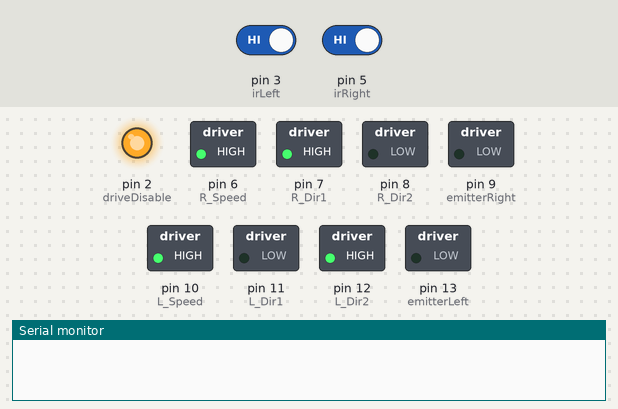
Recording of a sketch running on a simulated Arduino Uno, built with avr-gcc and run on an emulated ATmega328P. Shown: switched loads named in the sketch (green lamp = pin HIGH), output pins drawn as LEDs (lit = HIGH), the last lines printed to the serial monitor. Dashed ring = blinking. The inputs (shaded band) are chosen by the test bench; at power-on: pin 3 (irLeft) HIGH, pin 5 (irRight) HIGH.

Above: at 1.65 s.
1.7 s: pin 3 (irLeft) driven LOW
At 2.1 s:
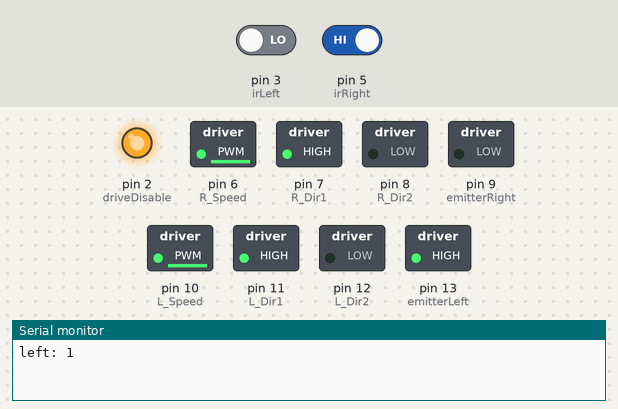
4.7 s: pin 5 (irRight) driven LOW
At 5.16 s:
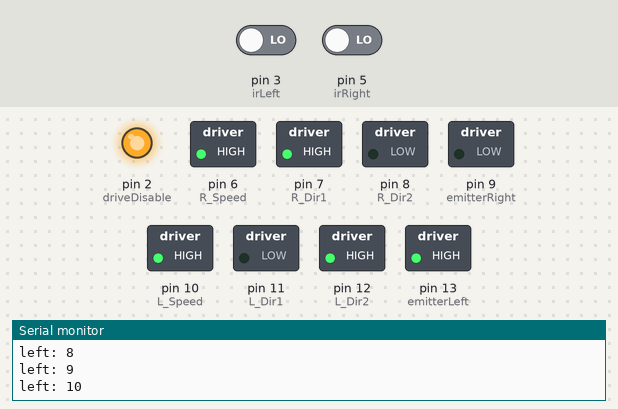
7.7 s: pin 3 (irLeft) driven HIGH
At 8.22 s:
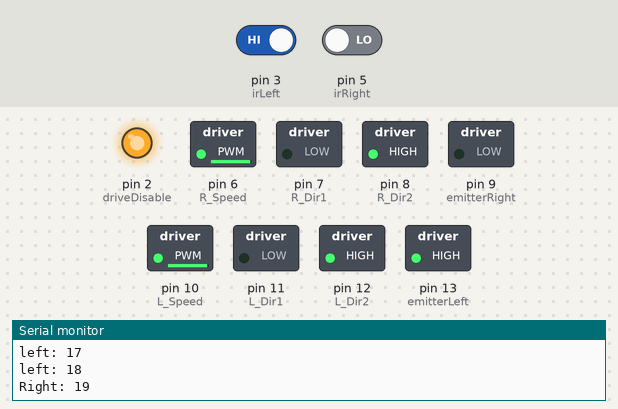
10.7 s: pin 5 (irRight) driven HIGH
At 10.94 s:
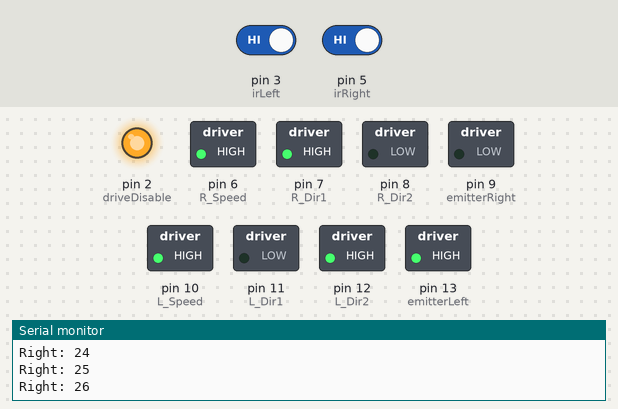
Timing chart, 0 to 14.7 s (numbered marks = the images above; inputs shaded):
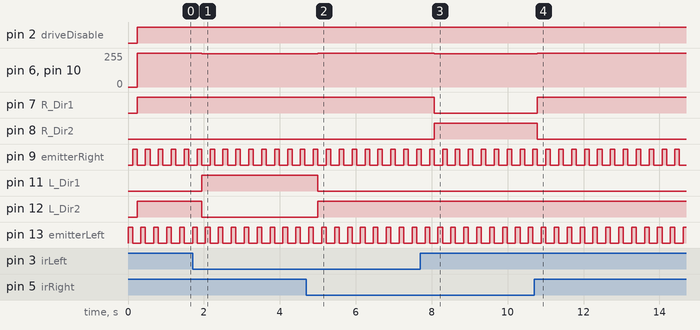

The sketch:

ZouMOBot2015.ino
```cpp
#include <QTRSensors.h>

int driveDisable = 2; //standby		stby

//Left Motor
int L_Speed = 10; //Speed control 	PWMA
int L_Dir1 = 11; //Direction		Ain1
int L_Dir2 = 12; //Direction 		Ain2

//Right Motor; aka B
int R_Speed = 6; //Speed control	PWMB
int R_Dir1 = 7; //Direction			Bin1
int R_Dir2 = 8; //Direction		Bin2

#define TIMEOUT       2500  // waits for 2500 microseconds for sensor outputs to go low

unsigned char pins[] = { 4 };
QTRSensorsRC qtrrc(pins, 1, TIMEOUT, 3);  //Init the reflectanec sensor on pin 4 and emmiter pin to 3
unsigned int sensorValues[1];
							 //ir prox stuff
int irLeft = 3;  //connected to output of Vishay TSSP58P38 reciever
int emitterLeft = 13;  //connected to enable of Pololu 38 kHz IR Proximity Sensor
int ir_sense_Left;  //variable to store if an object is detected
int i = 0;

int irRight = 5;  //connected to output of Vishay TSSP58P38 reciever
int emitterRight = 9;  //connected to enable of Pololu 38 kHz IR Proximity Sensor
int ir_sense_Right;  //variable to store if an object is detected
int j = 0;

void setup() {
	pinMode(driveDisable, OUTPUT);

	pinMode(L_Speed, OUTPUT);
	pinMode(L_Dir1, OUTPUT);
	pinMode(L_Dir2, OUTPUT);

	pinMode(R_Speed, OUTPUT);
	pinMode(R_Dir1, OUTPUT);
	pinMode(R_Dir2, OUTPUT);

	pinMode(irLeft, INPUT);
	pinMode(emitterLeft, OUTPUT);

	pinMode(irRight, INPUT);
	pinMode(emitterRight, OUTPUT);

	Serial.begin(9600);
}

void loop() {

	/* if(checkLine()){
	drive(-255, -255);
	delay(500);
	drive(-255, 255);
	delay(1000);
	stopMotors();
	}
	*/

	rotateCorrect();


	delay(100);
}

boolean checkLine() {
	qtrrc.read(sensorValues);

	Serial.print(sensorValues[0]);
	Serial.println();

	if (sensorValues[0] < 400) {
		return true;
	}
	else {
		return false;
	}

}

void rotateCorrect() {
	digitalWrite(emitterLeft, HIGH);
	delay(120);
	digitalWrite(emitterLeft, LOW);
	ir_sense_Left = digitalRead(irLeft);

	digitalWrite(emitterRight, HIGH);
	delay(120);
	digitalWrite(emitterRight, LOW);
	ir_sense_Right = digitalRead(irRight);

	if (ir_sense_Left == LOW) {
		Serial.print("left: ");
		Serial.println(++i);

		if (ir_sense_Right == LOW) {
			drive(255, 255);
		}
		else {
			spinCCW();
		}
	}
	else {

		if (ir_sense_Right == LOW) {
			Serial.print("Right: ");
			Serial.println(++i);
			spinCW();
		}
		else {
			drive(255, 255);
		}
	}
}

void spinCCW() {
	drive(-250, 250);
}

void spinCW() {
	drive(250, -250);
}


void drive(float motorLeft, float motorRight) {
	//values: 1 = full forward, -1 = full reverse, 0 stop

	digitalWrite(driveDisable, HIGH);

	if (motorLeft < 0) {
		motorLeft = -1 * motorLeft;
		digitalWrite(L_Dir1, HIGH);
		digitalWrite(L_Dir2, LOW);
		analogWrite(L_Speed, motorLeft);
	}
	else {
		digitalWrite(L_Dir1, LOW);
		digitalWrite(L_Dir2, HIGH);
		analogWrite(L_Speed, motorLeft);
	}

	if (motorRight < 0) {
		motorRight = -1 * motorRight;
		digitalWrite(R_Dir1, LOW);
		digitalWrite(R_Dir2, HIGH);
		analogWrite(R_Speed, motorRight);
	}
	else {
		digitalWrite(R_Dir1, HIGH);
		digitalWrite(R_Dir2, LOW);
		analogWrite(R_Speed, motorRight);
	}
}

void stopMotors() {
	//enable standby
	digitalWrite(driveDisable, LOW);
}
```

Measured:
- after the input at 1.7 s, pin 6 (R_Speed), pin 10 (L_Speed): 255/255 → 250/255 after 0.24 s; pin 11 (L_Dir1): LOW → HIGH after 0.24 s; pin 12 (L_Dir2): HIGH → LOW after 0.24 s
- after the input at 4.7 s, pin 6 (R_Speed), pin 10 (L_Speed): 250/255 → 255/255 after 0.30 s; pin 11 (L_Dir1): HIGH → LOW after 0.30 s; pin 12 (L_Dir2): LOW → HIGH after 0.30 s
- after the input at 7.7 s, pin 6 (R_Speed), pin 10 (L_Speed): 255/255 → 250/255 after 0.37 s; pin 7 (R_Dir1): HIGH → LOW after 0.37 s; pin 8 (R_Dir2): LOW → HIGH after 0.37 s
- after the input at 10.7 s, pin 6 (R_Speed), pin 10 (L_Speed): 250/255 → 255/255 after 0.09 s; pin 7 (R_Dir1): LOW → HIGH after 0.09 s; pin 8 (R_Dir2): HIGH → LOW after 0.09 s
- by itself, pin 9 (emitterRight), pin 13 (emitterLeft): alternates HIGH for 0.12 s and LOW for 0.22 s
